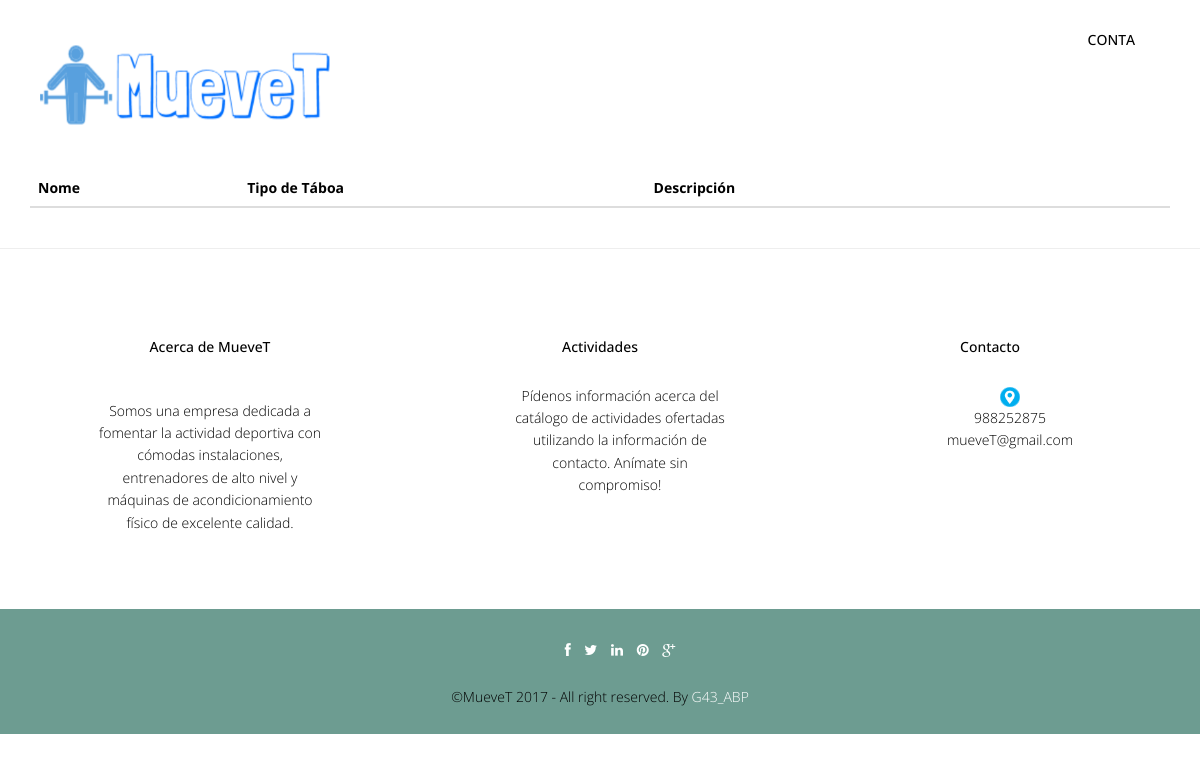
Before: /abp/Controllers/TABLA_Controller.php (signed in) with the older database file.
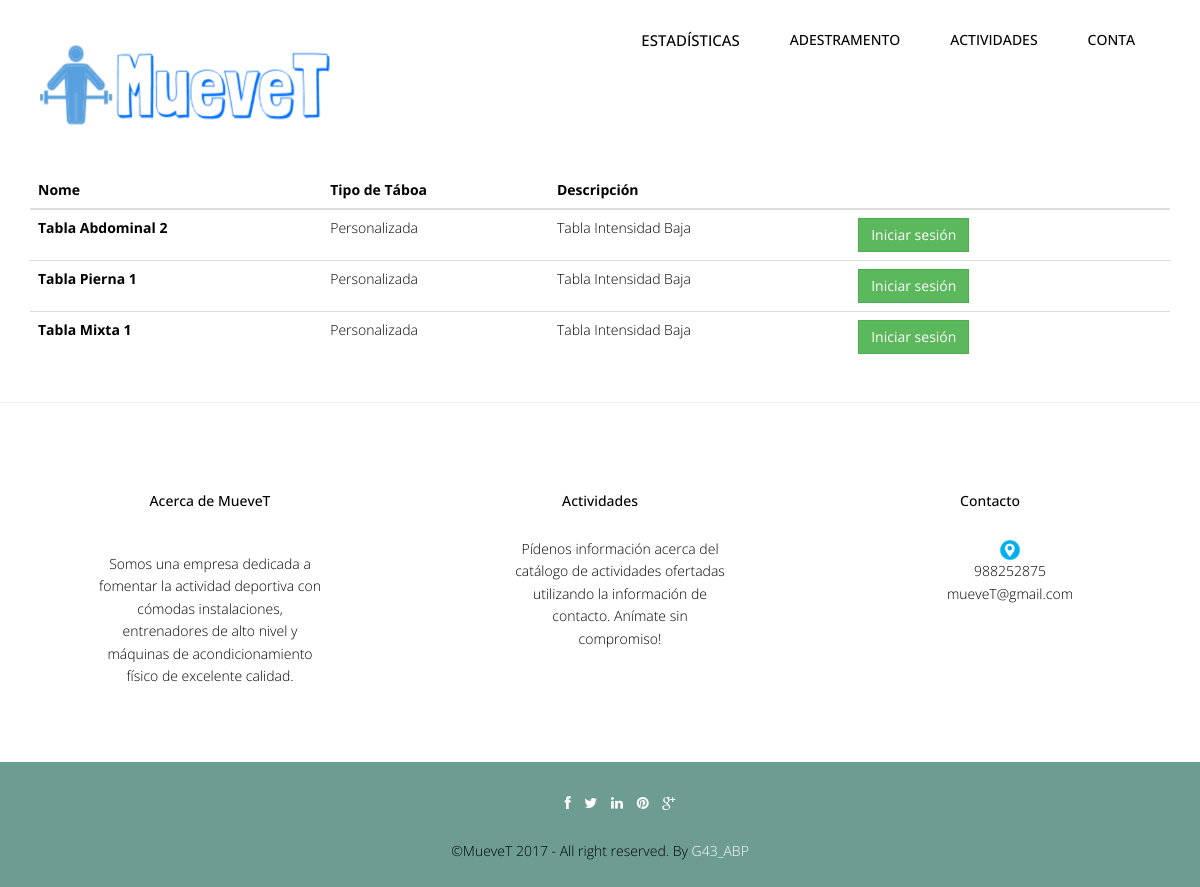
After: the same page with the newer database file.
### tables this page shows
CREATE TABLE IF NOT EXISTS `tabla` (
  `idTabla` int(10) NOT NULL,
  `nombreTabla` varchar(50) NOT NULL,
  `tipo` varchar(20) NOT NULL,
  `descripcionTabla` varchar(255) DEFAULT NULL
);

### abp/Models/TABLA_Model.php (called while the page is built, shortened)
<?php
include '../Functions/LibraryFunctions.php';
class TABLA_Model {
    function ConectarBD() {
        $this->mysqli = new mysqli("localhost", "root", "", "muevet");
    }
    function obtenerTablasUsuario($username) {
        $sql = "SELECT t2.idTabla,t2.nombreTabla, t2.tipo, t2.descripcionTabla FROM `deportista_asignar_tabla` as t1, tabla as t2 WHERE (t1.username='" . $username . "') AND (t1.idTabla=t2.idTabla) GROUP BY t2.idTabla";
        if (!($resultado = $this->mysqli->query($sql))) {
            return 'Error en la consulta sobre la base de datos.';
        } else {
            $toret = array();
            $i = 0;
            while ($fila = $resultado->fetch_array()) {
                $toret[$i] = $fila;
                $i++;
            }
            return $toret;
        }
    }
}
?>

### abp/Views/TABLA_SHOWALL_Vista.php (the view, shortened to what the changed rows need)
<?php
class TABLA_Show
{
    private $datos;
    function __construct($array, $volver) {
        $this->datos = $array;
        $this->render();
    }
    function render()
	{
		echo '<div class="container">';
                echo '<br><br>';
		if(ConsultarTipoUsuario($_SESSION['login']) != 3)
		{
				echo '<a href="?accion=vistainsertar"><button type="button" class="btn btn-primary btn-lg btn-block">'.$strings['newtabla'].'</button></a>';
		}else{
				echo '<br>';
		}
		echo'<table class="table">
			  <thead class="thead-dark">
				<tr>
				  <th scope="col">'.$strings['tablaname2'].'</th>
                                  <th scope="col">'.$strings['tablaTipo'].'</th>
				  <th scope="col">'.$strings['tabladesc2'].'</th>
				  <th scope="col"></th>
				  <th scope="col"></th>
				  <th scope="col"></th>
				</tr>
			  </thead><tbody>';
		foreach($this->datos['tablas'] as $valor)
		{
			echo '<tr>';
			echo '<th><a href="?accion=ver&id='.$valor['0'].'">'.$valor['1'].'</a></th>';
			echo '<td>'.$valor['2'].'</td>';
                        echo '<td>'.$valor['3'].'</td>';
			if(ConsultarTipoUsuario($_SESSION['login']) != 3)
			{
				echo '<td><a href="?accion=frmasignar&id='.$valor['0'].'"><button type="button" class="btn btn-success">'.$strings['AsignarEjercicios']. '</button></a></td>';
				echo '<td><a href="?accion=modificar&id='.$valor['0'].'"><button type="button" class="btn btn-primary">'.$strings['tablamodificar'].'</button></a></td>';
				echo '<td><a href="?accion=eliminar&id='.$valor['0'].'"><button type="button" class="btn btn-danger">'.$strings['tablaeliminar'].'</button></a></td>';
			}else{
				echo '<td><a href="SESION_Controller.php?accion='. $strings['InsertarSesion'].'&id='.$valor['0'].'"><button type="button" class="btn btn-success">'.$strings['IniciarSesion']. '</button></a></td>';
				echo '<td></td>';
				echo '<td></td>';
			}
			echo '</tr>';
		}
		echo '</tbody>
			</table>';
		echo '</div>';
        include '../Views/footer.php';
    }
}
?>

### abp/Functions/LibraryFunctions.php (shortened to what the changed rows need)
<?php
function ConsultarTipoUsuario($userName) {
    $mysqli = new mysqli("localhost", "root", "", "muevet");
    $sql = "SELECT tipoUsuario FROM USUARIO WHERE USUARIO.userName='" . $userName . "'";
    $result = $mysqli->query($sql)->fetch_array();
    return $result['tipoUsuario'];
}
function ConsultarTipoUsuarioLogin() {
    $mysqli = new mysqli("localhost", "root", "", "muevet");
    $sql = "SELECT tipoUsuario FROM USUARIO WHERE USUARIO.userName='" . $_SESSION['login'] . "'";
    $result = $mysqli->query($sql)->fetch_array();
    return $result['tipoUsuario'];
}
function añadirFuncionalidades($NOM) {
    $mysqli = new mysqli("localhost", "root", "", "muevet");
    $rol = "SELECT tipoUsuario FROM USUARIO  WHERE userName='" . $NOM['login'] . "'";
    $sql = "SELECT DISTINCT categoriaFuncionalidad FROM FUNCIONALIDAD, FUNCIONALIDAD_ROL WHERE FUNCIONALIDAD_ROL.idFuncionalidad = FUNCIONALIDAD.idFuncionalidad AND FUNCIONALIDAD_ROL.idRol=(" . $rol . ")";
    if (!($resultado = $mysqli->query($sql))) {
        echo 'Error en la consulta sobre la base de datos';
    } else {
        while ($fila = $resultado->fetch_array()) {
            $funcionalidad = $fila['categoriaFuncionalidad'];
            switch ($funcionalidad) {
                case "Gestion Entrenadores":
                    if (ConsultarTipoUsuarioLogin() == 1) {
                        ?>
                        <li class="nav-item dropdown">
                            <a class="nav-link dropdown-toggle" href="" id="navbarDropdownMenuLink" data-toggle="dropdown" aria-haspopup="true" aria-expanded="false" ><?php echo $strings['Gestión de Usuarios'] ?> </a>
                            <div class="dropdown-menu" aria-labelledby="navbarDropdownMenuLink">
                                    <a class = "dropdown-item" href = "../Controllers/ENTRENADOR_Controller.php?user=entrenador"><?php echo $strings['Gestión de Entrenadores']; ?></a><br>
                                    <a class="dropdown-item" href="../Controllers/DEPORTISTA_Controller.php?user=deportista"><?php echo $strings['Gestión de Deportistas']; ?></a><br>
                                    <a class="dropdown-item" href="../Controllers/USUARIO_Controller.php"><?php echo $strings['Gestión de Usuarios']; ?></a><br>
                            </div>
                        </li>
                        <?php
                    } else if (ConsultarTipoUsuarioLogin() == 2) { ?>
                        <li><a style="font-size:15px;" href='../Controllers/DEPORTISTA_Controller.php?user=deportista'><?php echo $strings['Gestión de Deportistas']; ?></a></li> <?php
                    }
                    break;
                case "Gestion Actividad Grupal":
                    ?>
                    <li class="nav-item dropdown">
                        <a class="nav-link dropdown-toggle" href="" id="navbarDropdownMenuLink" data-toggle="dropdown" aria-haspopup="true" aria-expanded="false"><?php echo $strings['Gestión de Actividades'] ?> </a>
                    </li>
                    <?php
                    break;
                case "Gestion Instalacion":
                    if (ConsultarTipoUsuarioLogin() == 1) {
                        ?>
                        <li><a style="font-size:15px;" href='../Controllers/INSTALACION_Controller.php'><?php echo $strings['Gestión de Instalaciones']; ?></a></li> <?php
                    }
                    break;
                case "Gestion Ejercicios":
                    ?>
                    <li class="nav-item dropdown">
                        <a class="nav-link dropdown-toggle" href="" id="navbarDropdownMenuLink" data-toggle="dropdown" aria-haspopup="true" aria-expanded="false" ><?php echo $strings['Entrenamiento'] ?> </a>
                    </li>
                    <?php
                    break;
                     case "Gestion Estadisticas":
                    if (ConsultarTipoUsuarioLogin() == 3) {
                        ?>
                        <li><a style="font-size:15px;" href='../Controllers/ESTADISTICAS_Controller.php?userName=<?php echo $_SESSION['login']?>'> <?php echo $strings['Gestión de Estadisticas']; ?></a></li> <?php
                    }
                    break;
                    ?><li><a style="font-size:15px;" href="../Controllers/INSCRIPCION_Controller.php?act=grupal"><?php echo $strings['Gestión de Inscripciones']; ?></a></li> <?php
                default:
                    break;
            }
        }
    }
}
function showNavbar() {
    if (!isset($_SESSION)) {
        echo '<br><br><li role="presentation" class="active"><a href="../Functions/Conectar.php" class="m1">Iniciar Sesion</a></li>';
    } else {
        añadirFuncionalidades($_SESSION);
        ?>
        <?php
    }
}
?>

Changed rows visible on the page:
added tabla: nombreTabla "Tabla Abdominal 2", tipo "Personalizada", descripcionTabla "Tabla Intensidad Baja"
added tabla: nombreTabla "Tabla Pierna 1", tipo "Personalizada", descripcionTabla "Tabla Intensidad Baja"
added tabla: nombreTabla "Tabla Mixta 1", tipo "Personalizada", descripcionTabla "Tabla Intensidad Baja"
Other visible differences:
new list line: "ESTADÍSTICAS"
new list line: "ADESTRAMENTO"
new list line: "ACTIVIDADES"
